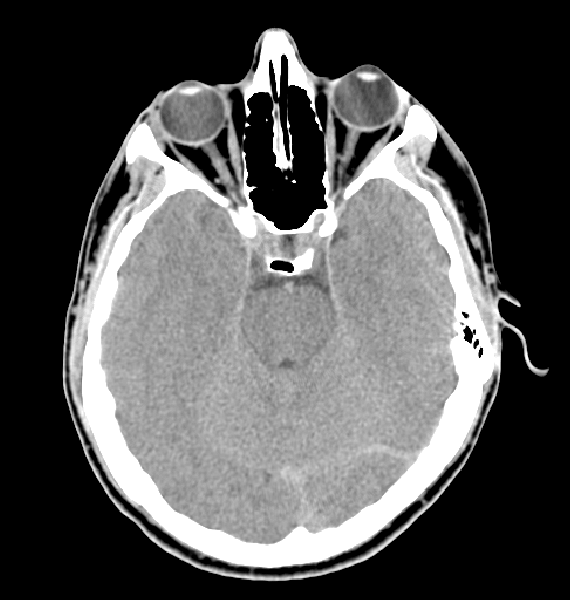
#> input picture Fig0359(a)(headCT_Vandy).tif, 570 x 600 px, found by its file name
$ python q1.py
#> lines starting #> are read from the running program, lines starting #| are printed output that depends on the picture
import cv2
from matplotlib import pyplot as plt

def show_hist(image):
    plt.title("Breast Image Histogram")
    plt.xlabel('Piksel Değeri')
    plt.ylabel('Frekans')
    plt.plot(cv2.calcHist([image], [0], None, [256], [0, 256]))
    plt.xlim([0, 256])
    plt.show()

imageHead = cv2.imread("/Users/meyavuz/Desktop/goruntu isleme/Fig0359(a)(headCT_Vandy).tif")
#> imageHead is the input picture: shape (600, 570, 3); min 0, max 255, mean 84.7
#imageChest = cv2.imread("/Users/meyavuz/Desktop/goruntu isleme/Fig0107(a)(chest-xray-vandy).tif")
#imageFetus = cv2.imread("/Users/meyavuz/Desktop/goruntu isleme/Fig0120(a)(ultrasound-fetus1).tif")
#imageBreast = cv2.imread("/Users/meyavuz/Desktop/goruntu isleme/Fig0304(a)(breast_digital_Xray).tif")

show_hist(imageHead)
#> in show_hist, `plt.show()`:
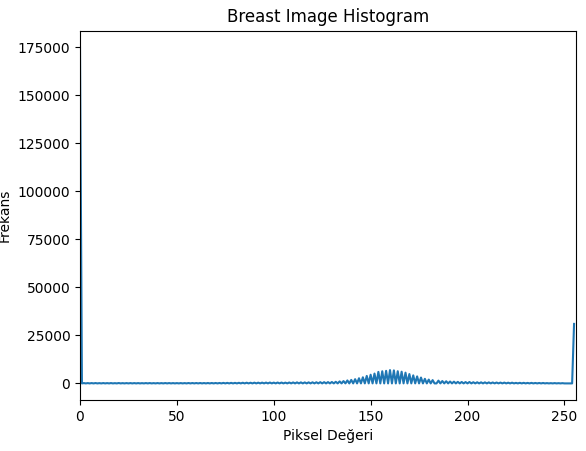
#> figure drawn by matplotlib, 1 panel; curve peaks at x = 0, y = 174807
